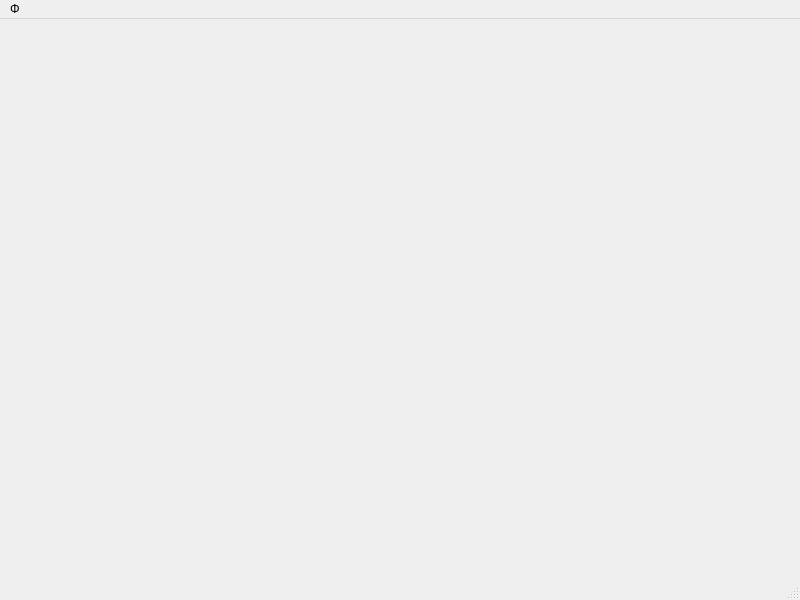
<?xml version="1.0" encoding="UTF-8"?>
<ui version="4.0">
 <class>MainWindow</class>
 <widget class="QMainWindow" name="MainWindow">
  <property name="geometry">
   <rect>
    <x>0</x>
    <y>0</y>
    <width>800</width>
    <height>600</height>
   </rect>
  </property>
  <property name="windowTitle">
   <string>MainWindow</string>
  </property>
  <property name="windowIcon">
   <iconset>
    <normaloff>:/phia/phi/images/own/philogo.png</normaloff>:/phia/phi/images/own/philogo.png</iconset>
  </property>
  <widget class="QWidget" name="centralwidget"/>
  <widget class="QMenuBar" name="menubar">
   <property name="geometry">
    <rect>
     <x>0</x>
     <y>0</y>
     <width>800</width>
     <height>22</height>
    </rect>
   </property>
   <widget class="QMenu" name="menuPhi">
    <property name="title">
     <string>Φ</string>
    </property>
    <widget class="QMenu" name="menuView">
     <property name="title">
      <string>View</string>
     </property>
     <addaction name="actionZoom_in"/>
     <addaction name="actionZoom_out"/>
     <addaction name="actionZoom_normal"/>
    </widget>
    <addaction name="actionAbout"/>
    <addaction name="separator"/>
    <addaction name="menuView"/>
    <addaction name="actionConsole"/>
    <addaction name="actionCookies"/>
    <addaction name="actionDownloads"/>
    <addaction name="actionPrintPreview"/>
    <addaction name="actionPrint"/>
    <addaction name="actionSettings"/>
   </widget>
   <addaction name="menuPhi"/>
  </widget>
  <widget class="QStatusBar" name="statusbar"/>
  <action name="actionOpen">
   <property name="icon">
    <iconset resource="phia.qrc">
     <normaloff>:/gnome/folder</normaloff>:/gnome/folder</iconset>
   </property>
   <property name="text">
    <string>Open</string>
   </property>
   <property name="toolTip">
    <string>Open</string>
   </property>
   <property name="shortcut">
    <string>Ctrl+O</string>
   </property>
  </action>
  <action name="actionSave">
   <property name="icon">
    <iconset resource="phia.qrc">
     <normaloff>:/gnome/save</normaloff>:/gnome/save</iconset>
   </property>
   <property name="text">
    <string>Save</string>
   </property>
   <property name="shortcut">
    <string>Ctrl+S</string>
   </property>
  </action>
  <action name="actionPrint">
   <property name="icon">
    <iconset resource="phia.qrc">
     <normaloff>:/gnome/print</normaloff>:/gnome/print</iconset>
   </property>
   <property name="text">
    <string>Print</string>
   </property>
   <property name="shortcut">
    <string>Ctrl+P</string>
   </property>
  </action>
  <action name="actionSettings">
   <property name="icon">
    <iconset resource="phia.qrc">
     <normaloff>:/gnome/config</normaloff>:/gnome/config</iconset>
   </property>
   <property name="text">
    <string>User profile</string>
   </property>
  </action>
  <action name="actionZoom_in">
   <property name="icon">
    <iconset resource="phia.qrc">
     <normaloff>:/gnome/zoomin</normaloff>:/gnome/zoomin</iconset>
   </property>
   <property name="text">
    <string>Zoom in</string>
   </property>
   <property name="shortcut">
    <string>Ctrl++</string>
   </property>
  </action>
  <action name="actionZoom_out">
   <property name="icon">
    <iconset resource="phia.qrc">
     <normaloff>:/gnome/zoomout</normaloff>:/gnome/zoomout</iconset>
   </property>
   <property name="text">
    <string>Zoom out</string>
   </property>
   <property name="shortcut">
    <string>Ctrl+-</string>
   </property>
  </action>
  <action name="actionZoom_normal">
   <property name="icon">
    <iconset resource="phia.qrc">
     <normaloff>:/gnome/zoomnormal</normaloff>:/gnome/zoomnormal</iconset>
   </property>
   <property name="text">
    <string>Zoom normal</string>
   </property>
  </action>
  <action name="actionQuit">
   <property name="icon">
    <iconset resource="phia.qrc">
     <normaloff>:/gnome/quit</normaloff>:/gnome/quit</iconset>
   </property>
   <property name="text">
    <string>Quit</string>
   </property>
   <property name="shortcut">
    <string>Ctrl+Q</string>
   </property>
  </action>
  <action name="actionPrintPreview">
   <property name="icon">
    <iconset resource="phia.qrc">
     <normaloff>:/gnome/printpreview</normaloff>:/gnome/printpreview</iconset>
   </property>
   <property name="text">
    <string>Print preview</string>
   </property>
  </action>
  <action name="actionAbout">
   <property name="icon">
    <iconset resource="phia.qrc">
     <normaloff>:/gnome/info</normaloff>:/gnome/info</iconset>
   </property>
   <property name="text">
    <string>About</string>
   </property>
  </action>
  <action name="actionCookies">
   <property name="icon">
    <iconset resource="phia.qrc">
     <normaloff>:/gnome/cookie</normaloff>:/gnome/cookie</iconset>
   </property>
   <property name="text">
    <string>Cookies</string>
   </property>
  </action>
  <action name="actionDownloads">
   <property name="icon">
    <iconset resource="phia.qrc">
     <normaloff>:/gnome/inetfolder</normaloff>:/gnome/inetfolder</iconset>
   </property>
   <property name="text">
    <string>Downloads</string>
   </property>
  </action>
  <action name="actionConsole">
   <property name="icon">
    <iconset resource="phia.qrc">
     <normaloff>:/gnome/script</normaloff>:/gnome/script</iconset>
   </property>
   <property name="text">
    <string>JavaScript console</string>
   </property>
  </action>
 </widget>
 <resources>
  <include location="phia.qrc"/>
 </resources>
 <connections/>
</ui>
